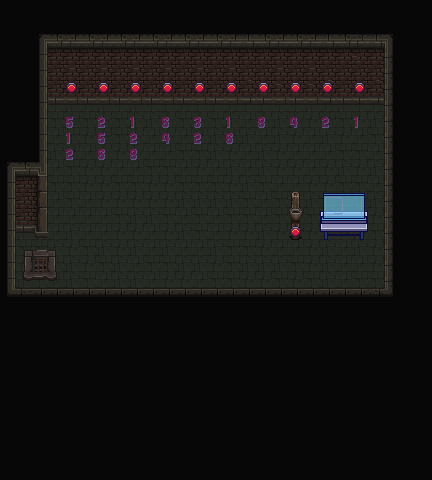

This game map was drawn from its Tiled (.tmx) file and the tilesets committed beside it. A one-line description and the trimmed map source follow:
An orthogonal 27x30 tile map with 16x16 px tiles, 3 tile layers (Floor, Walls, Roof), 3 tilesets and 12 objects.

<map version="1.10" tiledversion="1.11.2" orientation="orthogonal" renderorder="right-down" width="27" height="30" tilewidth="16" tileheight="16" infinite="0" nextlayerid="18" nextobjectid="38">
 <tileset firstgid="1" source="../tilesets/mainRoom/tileset.tsx" />
 <tileset firstgid="2561" source="../tilesets/mainRoom/tilesStuff.tsx" />
 <tileset firstgid="3153" source="../tilesets/mainRoom/decorative.tsx" />
 <layer id="1" name="Floor" width="27" height="30">
  <data>[810 cells, 660 non-empty, 7 distinct tile ids]</data>
 </layer>
 <layer id="2" name="Walls" width="27" height="30">
  <data>[810 cells, 407 non-empty, 70 distinct tile ids]</data>
 </layer>
 <objectgroup id="5" name="Collision">
  <object id="2" x="-0.608751" y="290.955" width="48.0913" height="6.11501" />
  <object id="3" x="-3.22" y="213.925" width="45.1863" height="10.5663" />
  <object id="4" x="40.1776" y="82.1247" width="1.85126" height="141.991" />
  <object id="5" x="40.1776" y="79.9436" width="353.075" height="12.8558" />
  <object id="6" x="389.716" y="82.5739" width="2.31876" height="216.162" />
  <object id="8" x="41.6338" y="290.995" width="354.902" height="6.34871" />
  <object id="10" x="2.33333" y="219.145" width="7.8333" height="75.1875" />
  <object id="12" x="321.5" y="213" width="45.3333" height="12.6667" />
  <object id="14" x="291.833" y="221.833" width="9.33333" height="9.6667" />
 </objectgroup>
 <objectgroup id="6" name="Door">
  <object id="9" x="34.1879" y="257.166" width="12.7838" height="13.5276" />
 </objectgroup>
 <objectgroup id="7" name="Button_0">
  <object id="34" x="289.25" y="229.5" width="12.75" height="8" />
 </objectgroup>
 <objectgroup id="8" name="Button_1" />
 <objectgroup id="9" name="Button_2" />
 <objectgroup id="12" name="Button_3" />
 <objectgroup id="11" name="Button_4" />
 <objectgroup id="10" name="Button_5" />
 <objectgroup id="16" name="Button_6" />
 <objectgroup id="15" name="Button_7" />
 <objectgroup id="14" name="Button_8" />
 <objectgroup id="13" name="Button_9" />
 <objectgroup id="17" name="Computer">
  <object id="31" x="320.833" y="221.833" width="46.6667" height="10.3333" />
 </objectgroup>
 <layer id="4" name="Roof" width="27" height="30">
  <data>[810 cells, 38 non-empty, 16 distinct tile ids]</data>
 </layer>
</map>
